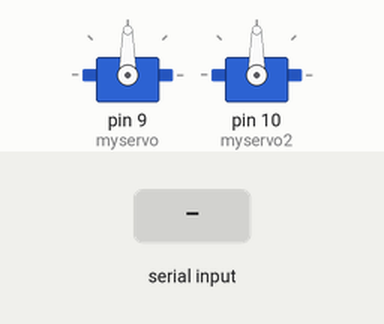
A sketch run on a simulated Arduino Uno, built with avr-gcc and run on an emulated ATmega328P. Parts: 2 × servo. Inputs (shaded band) come from the test bench.

Above: at 1.4 s.
1.5 s: "90,45\n" received over Serial
4.1 s: "30,150\n" received over Serial
At 6.5 s:
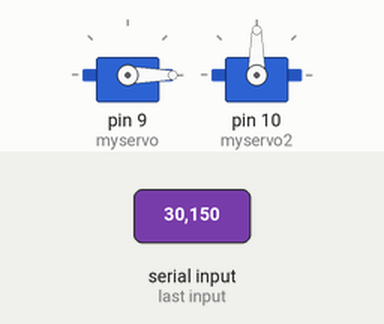
6.9 s: "200\n" received over Serial
At 7.5 s:
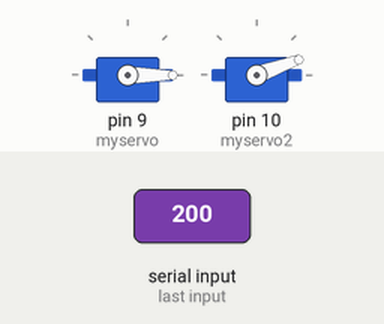
8.4 s: "90\n" received over Serial
At 9.0 s:
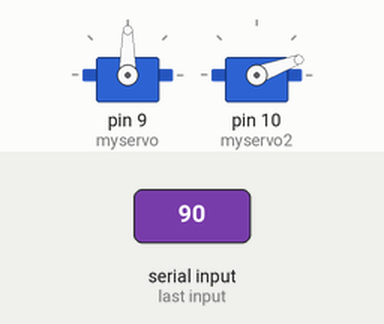
11.0 s: "90,45\n" received over Serial
At 11.6 s:
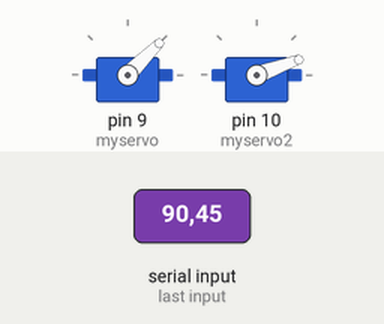
13.6 s: "30,150\n" received over Serial
At 14.1 s:
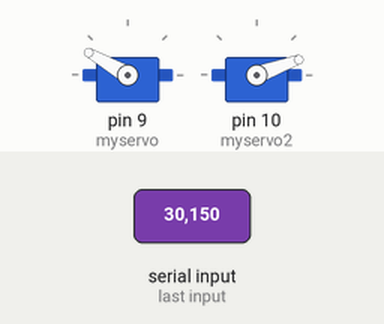
Timing chart, 0 to 16.6 s (numbered marks = the images above; inputs shaded):
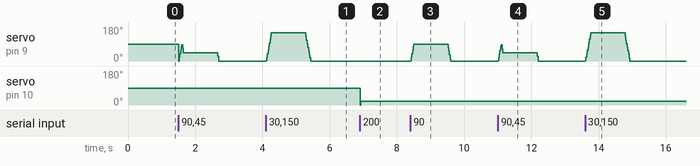

Measured:
- after the input at 4.1 s, servo on pin 9 (myservo): rises from 0° to 150° in 0.16 s, then falls to 0° in 1.2 s
- after the input at 6.9 s, servo on pin 10 (myservo2): 90° → 20° at once
- after the input at 8.4 s, servo on pin 9 (myservo): rises from 0° to 90° in 0.10 s, then falls to 0° in 1.1 s
- after the input at 11.0 s, servo on pin 9 (myservo): rises from 0° to 85° in 0.10 s, then falls to 0° in 1.1 s
- after the input at 13.6 s, servo on pin 9 (myservo): rises from 0° to 150° in 0.16 s, then falls to 0° in 1.2 s

The sketch:

ServoAim..ino
```cpp
/*
Written by:Chethan M
           BMS College of Engineering
           Bangalore
           mchethan.achar@gmail.com
Last modified:20th Nov 2018
*/
/*
 * This code recieves the angle from the python script
 * angle btw(including) 0 and 179 is for horizontle servo motor
 * angle btw(including) 180 and 360 is for vertical servo motor
 */
#include <Servo.h>

Servo myservo;
Servo myservo2;

int pos = 0;
int servodata,prev,prev2;

void setup()  {
  Serial.begin(9600);
  myservo.attach(9);
  myservo2.attach(10);
  myservo.write(90);
  delay(100);
  myservo2.write(90);
  delay(100);
  prev=0;
  prev2=0;
}

void loop()
{
  if (Serial.available() > 0)
  {
   servodata = Serial.parseInt();
    if(servodata<180)
    {
    if(prev<servodata)
    {
      for(pos = prev; pos <= servodata; pos += 1)
  {
    myservo.write(pos);
    Serial.flush();
    delay(1);
  }
    }
  else
  {
    for(pos = prev; pos >= servodata; pos -= 1)
  {
    myservo.write(pos);
    Serial.flush();
    delay(1);
  }
  }
  prev=servodata;
    }
    else
    {
      servodata=servodata-180;
      if(prev2<servodata)
    {
      for(pos = prev2; pos <= servodata; pos += 1)
  {
    myservo2.write(pos);
    Serial.flush();
    delay(1);
  }
    }
  else
  {
    for(pos = prev2; pos >= servodata; pos -= 1)
  {
    myservo2.write(pos);
    Serial.flush();
    delay(1);
  }
  }
  prev2=servodata;
    }
  }
}
```
